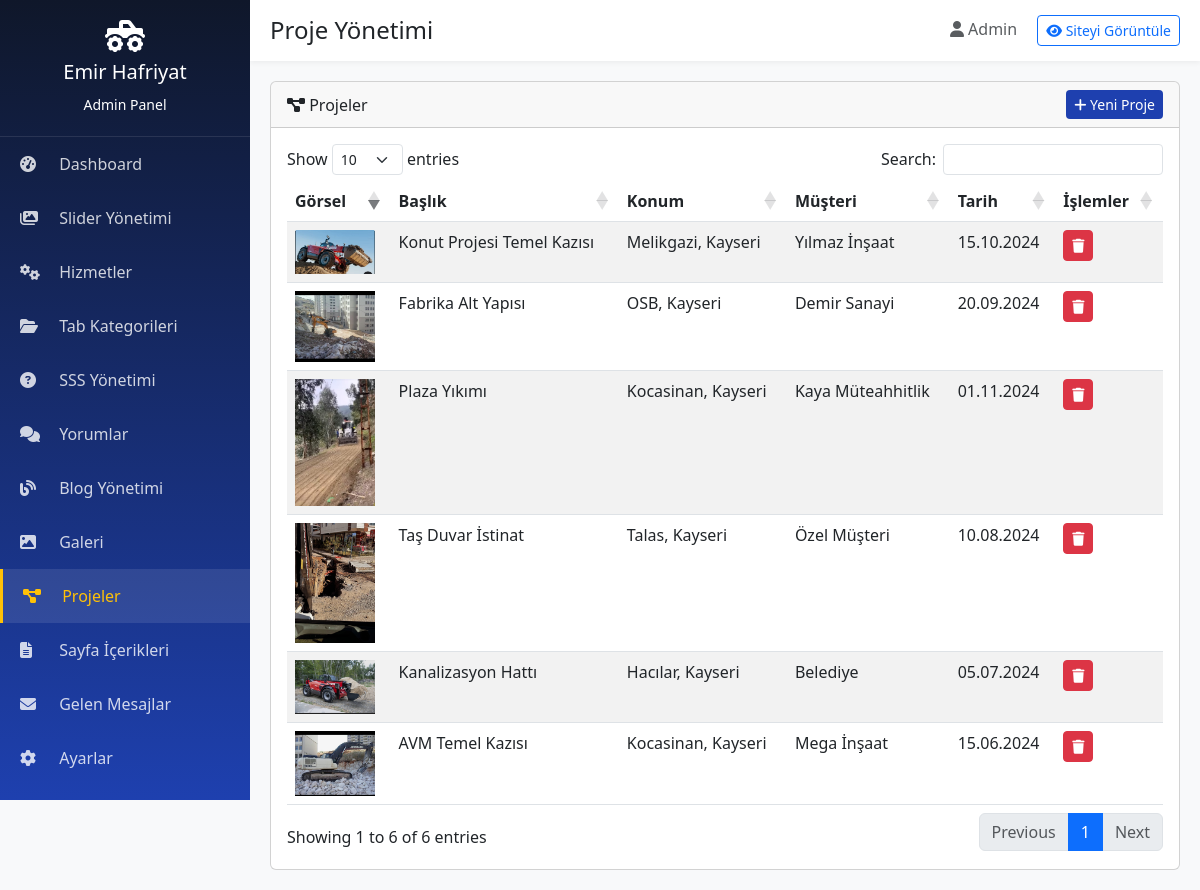
The app's page /admin/projects.php (signed in) with its own data.
### tables this page shows
CREATE TABLE `projects` (
  `id` int(11) NOT NULL AUTO_INCREMENT,
  `title` varchar(200) NOT NULL,
  `description` text,
  `location` varchar(200) DEFAULT NULL,
  `client` varchar(150) DEFAULT NULL,
  `completion_date` date DEFAULT NULL,
  `image` varchar(255) NOT NULL,
  `category` varchar(100) DEFAULT NULL,
  `sort_order` int(11) DEFAULT 0,
  `status` tinyint(1) DEFAULT 1,
  `created_at` timestamp NOT NULL DEFAULT CURRENT_TIMESTAMP,
  PRIMARY KEY (`id`)
);

### config.php (called while the page is built, shortened)
<?php
spl_autoload_register(function($class) {
    $file = BASE_PATH . '/includes/classes/' . $class . '.php';
});
require_once BASE_PATH . '/includes/functions.php';

### includes/classes/Database.php (called while the page is built, shortened)
<?php
class Database {
    private static $instance = null;
    private $conn;
    private function __construct() {
        try {
            $dsn = "mysql:host=" . DB_HOST . ";dbname=" . DB_NAME . ";charset=" . DB_CHARSET;
            $this->conn = new PDO($dsn, DB_USER, DB_PASS);
            $this->conn->setAttribute(PDO::ATTR_ERRMODE, PDO::ERRMODE_EXCEPTION);
            $this->conn->setAttribute(PDO::ATTR_DEFAULT_FETCH_MODE, PDO::FETCH_ASSOC);
            $this->conn->setAttribute(PDO::ATTR_EMULATE_PREPARES, false);
        } catch(PDOException $e) {
            die("Veritabanı bağlantısı başarısız: " . $e->getMessage());
        }
    }
    public static function getInstance() {
        if (self::$instance === null) {
            self::$instance = new self();
        }
        return self::$instance;
    }
    public function query($sql, $params = []) {
        try {
            $stmt = $this->conn->prepare($sql);
            $stmt->execute($params);
            return $stmt;
        } catch(PDOException $e) {
            error_log("Query Error: " . $e->getMessage());
            return false;
        }
    }
    public function fetchAll($sql, $params = []) {
        $stmt = $this->query($sql, $params);
        return $stmt ? $stmt->fetchAll() : [];
    }
}

### includes/functions.php (called while the page is built, shortened)
<?php
function clean($data) {
    return htmlspecialchars(strip_tags(trim($data)), ENT_QUOTES, 'UTF-8');
}
function formatDate($date, $format = 'd.m.Y') {
    return date($format, strtotime($date));
}

### admin/projects.php (the view, shortened to what this page needs)
<?php
$pageTitle = 'Proje Yönetimi';
include 'includes/header.php';
$projects=$db->fetchAll("SELECT * FROM projects ORDER BY sort_order ASC");
?>
<div class="card">
    <div class="card-header d-flex justify-content-between align-items-center">
        <span><i class="fas fa-project-diagram"></i> Projeler</span>
        <button class="btn btn-sm btn-primary" data-bs-toggle="modal" data-bs-target="#addModal"><i class="fas fa-plus"></i> Yeni Proje</button>
    </div>
    <div class="card-body">
        <table class="table table-striped datatable">
            <thead><tr><th>Görsel</th><th>Başlık</th><th>Konum</th><th>Müşteri</th><th>Tarih</th><th>İşlemler</th></tr></thead>
            <tbody>
                <?php foreach($projects as $p): ?>
                    <tr>
                        <td><img src="../<?=$p['image']?>" style="max-width:80px;"></td>
                        <td><?=clean($p['title'])?></td>
                        <td><?=clean($p['location'])?></td>
                        <td><?=clean($p['client'])?></td>
                        <td><?=$p['completion_date']?formatDate($p['completion_date']):'-'?></td>
                        <td><a href="?delete=<?=$p['id']?>" class="btn btn-sm btn-danger btn-delete"><i class="fas fa-trash"></i></a></td>
                    </tr>
                <?php endforeach; ?>
            </tbody>
        </table>
    </div>
</div>
<?php
include 'includes/footer.php';
?>

### admin/includes/header.php (shortened to what this page needs)
<?php
require_once '../config.php';
$db = Database::getInstance();
$current_page = basename($_SERVER['PHP_SELF'], '.php');
?>
<!DOCTYPE html>
<html lang="tr">
<head>
    <link href="https://cdn.jsdelivr.net/npm/bootstrap@5.3.0/dist/css/bootstrap.min.css" rel="stylesheet">
    <link rel="stylesheet" href="https://cdnjs.cloudflare.com/ajax/libs/font-awesome/6.4.0/css/all.min.css">
    <link rel="stylesheet" href="https://cdn.datatables.net/1.13.6/css/dataTables.bootstrap5.min.css">
</head>
<body>
    <div class="sidebar">
        <div class="sidebar-brand">
            <i class="fas fa-truck-monster fa-2x mb-2"></i>
            <h5>Emir Hafriyat</h5>
            <small>Admin Panel</small>
        </div>
        <ul class="sidebar-menu">
            <li>
                <a href="index.php" class="<?= $current_page === 'index' ? 'active' : '' ?>">
                    <i class="fas fa-tachometer-alt"></i> Dashboard
                </a>
            </li>
            <li>
                <a href="sliders.php" class="<?= $current_page === 'sliders' ? 'active' : '' ?>">
                    <i class="fas fa-images"></i> Slider Yönetimi
                </a>
            </li>
            <li>
                <a href="services.php" class="<?= $current_page === 'services' ? 'active' : '' ?>">
                    <i class="fas fa-cogs"></i> Hizmetler
                </a>
            </li>
            <li>
                <a href="tabs.php" class="<?= $current_page === 'tabs' ? 'active' : '' ?>">
                    <i class="fas fa-folder-open"></i> Tab Kategorileri
                </a>
            </li>
            <li>
                <a href="faqs.php" class="<?= $current_page === 'faqs' ? 'active' : '' ?>">
                    <i class="fas fa-question-circle"></i> SSS Yönetimi
                </a>
            </li>
            <li>
                <a href="testimonials.php" class="<?= $current_page === 'testimonials' ? 'active' : '' ?>">
                    <i class="fas fa-comments"></i> Yorumlar
                </a>
            </li>
            <li>
                <a href="blog.php" class="<?= $current_page === 'blog' ? 'active' : '' ?>">
                    <i class="fas fa-blog"></i> Blog Yönetimi
                </a>
            </li>
            <li>
                <a href="gallery.php" class="<?= $current_page === 'gallery' ? 'active' : '' ?>">
                    <i class="fas fa-image"></i> Galeri
                </a>
            </li>
            <li>
                <a href="projects.php" class="<?= $current_page === 'projects' ? 'active' : '' ?>">
                    <i class="fas fa-project-diagram"></i> Projeler
                </a>
            </li>
            <li>
                <a href="pages.php" class="<?= $current_page === 'pages' ? 'active' : '' ?>">
                    <i class="fas fa-file-alt"></i> Sayfa İçerikleri
                </a>
            </li>
            <li>
                <a href="messages.php" class="<?= $current_page === 'messages' ? 'active' : '' ?>">
                    <i class="fas fa-envelope"></i> Gelen Mesajlar
                </a>
            </li>
            <li>
                <a href="settings.php" class="<?= $current_page === 'settings' ? 'active' : '' ?>">
                    <i class="fas fa-cog"></i> Ayarlar
                </a>
            </li>
            <li>
                <a href="logout.php">
                </a>
            </li>
        </ul>
    </div>
    <div class="main-content">
        <div class="top-bar d-flex justify-content-between align-items-center">
            <h4 class="mb-0"><?= $pageTitle ?? 'Dashboard' ?></h4>
            <div>
                <span class="text-muted me-3">
                    <i class="fas fa-user"></i> <?= $_SESSION['admin_name'] ?>
                </span>
                <a href="../index.php" target="_blank" class="btn btn-sm btn-outline-primary">
                    <i class="fas fa-eye"></i> Siteyi Görüntüle
                </a>
            </div>
        </div>

### admin/includes/footer.php (shortened to what this page needs)
    </div>
</body>
</html>

### admin/includes/header.php (style rules this page uses)
:root { --sidebar-width: 250px; --primary-yellow: #FFC107; --primary-blue: #1E40AF; --dark-blue: #0F172A; }
body { background: #f8f9fa; }
.sidebar { width: var(--sidebar-width); height: 100vh; background: linear-gradient(180deg, var(--dark-blue), var(--primary-blue)); position: fixed; top: 0; left: 0; overflow-y: auto; z-index: 1000; }
.sidebar-brand { padding: 20px; text-align: center; color: white; border-bottom: 1px solid rgba(255,255,255,0.1); }
.sidebar-menu { list-style: none; padding: 0; margin: 0; }
.sidebar-menu li a { display: block; padding: 15px 20px; color: rgba(255,255,255,0.8); text-decoration: none; transition: all 0.3s; }
.sidebar-menu li a:hover, .sidebar-menu li a.active { background: rgba(255,255,255,0.1); color: var(--primary-yellow); border-left: 3px solid var(--primary-yellow); }
.sidebar-menu li a i { width: 25px; margin-right: 10px; }
.main-content { margin-left: var(--sidebar-width); padding: 20px; }
.top-bar { background: white; padding: 15px 20px; margin: -20px -20px 20px; box-shadow: 0 2px 5px rgba(0,0,0,0.05); }
.btn-primary { background: var(--primary-blue); border: none; }

### records on screen
projects: image (picture), title "Konut Projesi Temel Kazısı", location "Melikgazi, Kayseri", client "Yılmaz İnşaat", completion_date "15.10.2024"
projects: image (picture), title "Fabrika Alt Yapısı", location "OSB, Kayseri", client "Demir Sanayi", completion_date "20.09.2024"
projects: image (picture), title "Plaza Yıkımı", location "Kocasinan, Kayseri", client "Kaya Müteahhitlik", completion_date "01.11.2024"
projects: image (picture), title "Taş Duvar İstinat", location "Talas, Kayseri", client "Özel Müşteri", completion_date "10.08.2024"
projects: image (picture), title "Kanalizasyon Hattı", location "Hacılar, Kayseri", client "Belediye", completion_date "05.07.2024"
projects: image (picture), title "AVM Temel Kazısı", location "Kocasinan, Kayseri", client "Mega İnşaat", completion_date "15.06.2024"

### other values on screen
$pageTitle "Proje Yönetimi"
$_SESSION['admin_name'] "Admin"
